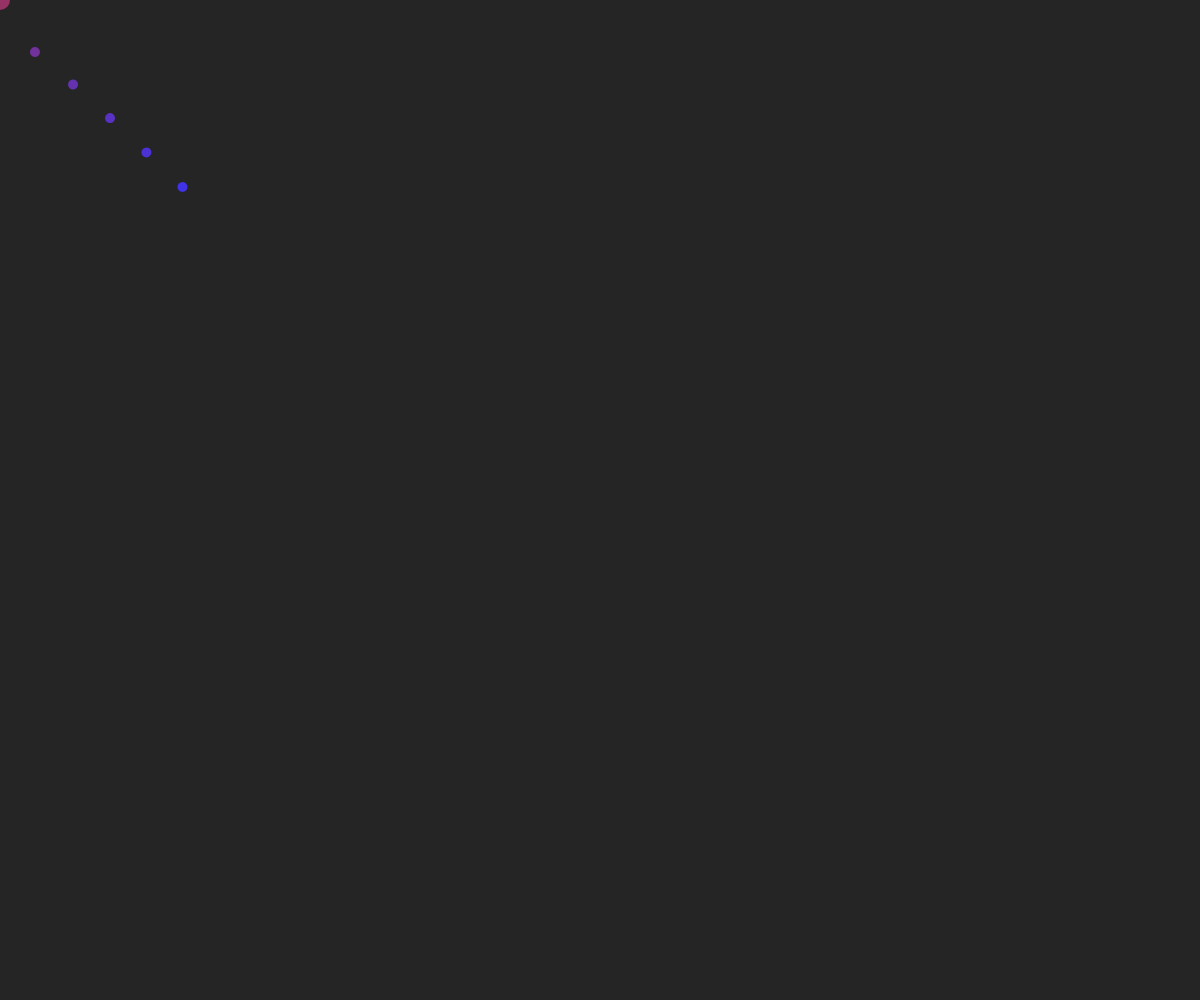
Frame 1 (no input)
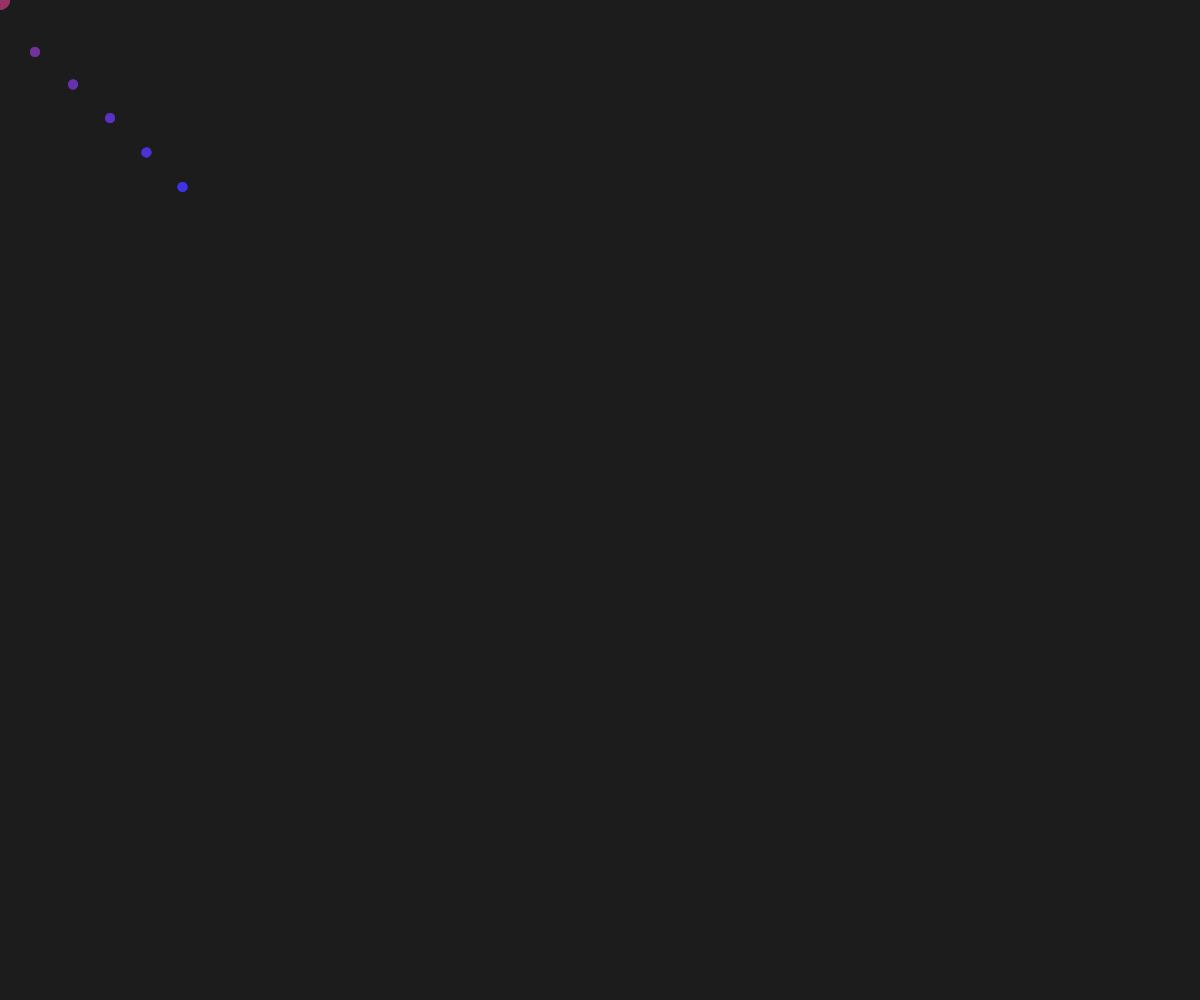
Frame 60 (no input)
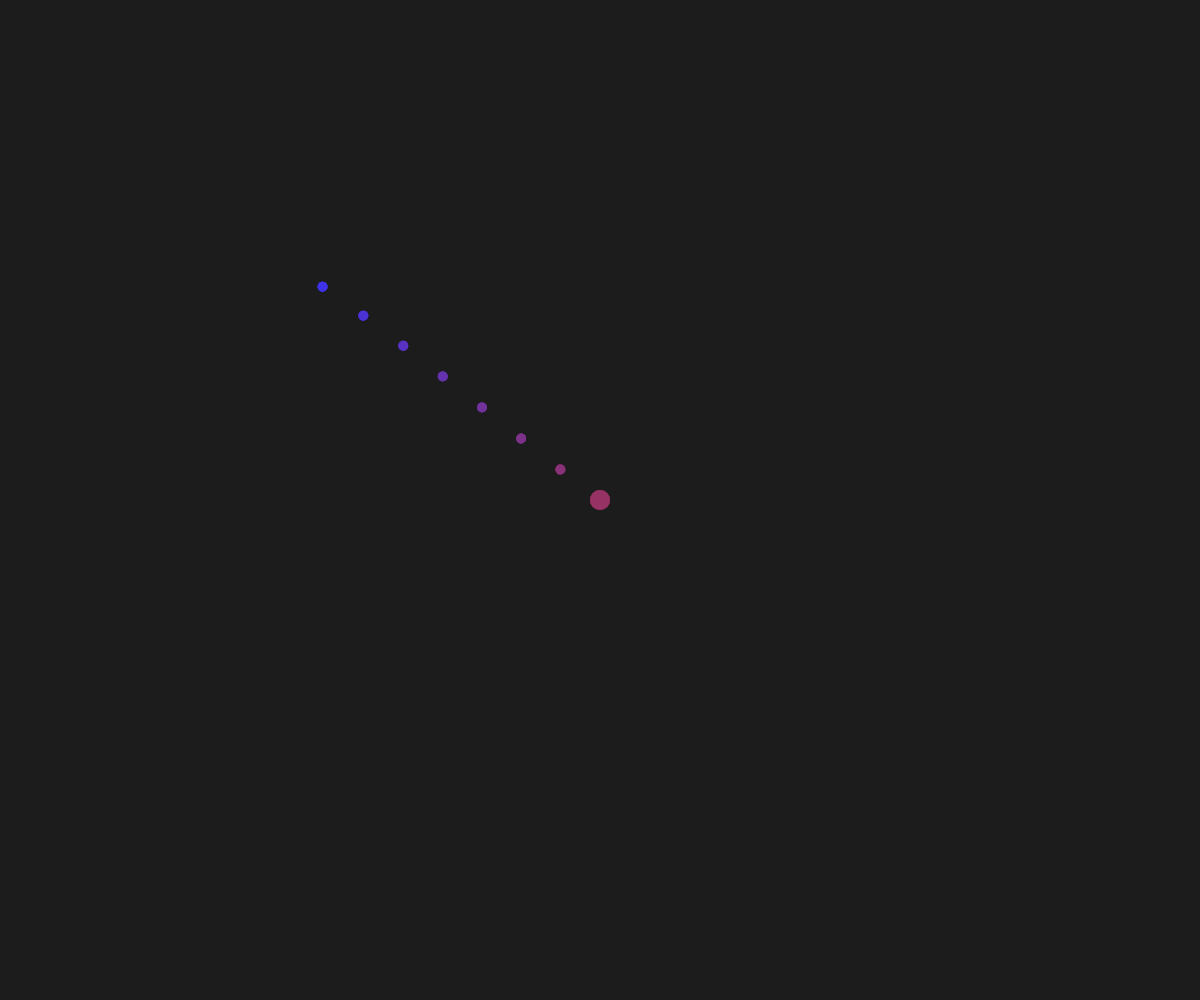
Frame 120 (the mouse pressed at the canvas centre since frame 60)

The p5.js sketch that drew these frames (run headless with seeded random() and noise() and a simulated clock; from frame 60 on, the mouse is pressed at the canvas centre):

// p5.js sketch
// ── sketch.js
let x = [], y = [];
let num = 8;
let size = 50;

function setup() {
  createCanvas(windowWidth, windowHeight);
  background(40);

  for(i=0;i<num;i++){
    x[i] = i*size;
    y[i] = i*size;
  }
}

function draw() {
  noStroke();
  background(30,30,30,50);

  fill(150,50,100);
  ellipse(mouseX,mouseY,20,20);

  let angle = atan2(mouseY -y[0], mouseX -x[0]);
  x[0] = mouseX - cos(angle)*size;
  y[0] = mouseY - sin(angle)*size;

  create(x[0],y[0],angle);

  for(i=1;i<num;i++){
    let a = atan2(y[i-1] -y[i], x[i-1] -x[i]);
    x[i] = x[i-1] - cos(a)*size;
    y[i] = y[i-1] - sin(a)*size;

    let r = map(i,0,num,150,50,10);
    let b = map(i,0,num,100,250,50);
    fill(r,50,b);
    create(x[i],y[i],a);
  }
}

function create(x,y,a){
  push();
  translate(x,y);
  rotate(a);
  ellipse(size,0,10,10);

  pop();
}
